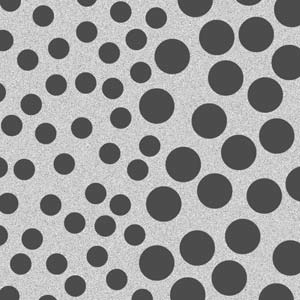
#> input picture graduacao/embarcados/digital-image-processing/second_list/images/Figura 9.43.png, 300 x 300 px
$ jupyter execute q4.ipynb
#> lines starting #> are read from the running program, lines starting #| are printed output that depends on the picture
**Processamento Digital de Imagens - 2022/01**<br/>
**Engenharia da Computação**<br/>
**Aluno:** Gabriel Soares Baptista, 2018102117<br/>

### Questão 4

[cell 1]
import numpy as np
import matplotlib.pyplot as plt
from skimage import morphology

### Resolução

Primeiro lemos a imagem que iremos adicionar a fronteira.

[cell 2]
image = plt.imread('../images/Figura 9.43.png')
#> image is the input picture: shape (300, 300) float32; min 0.184, max 0.969, mean 0.601

plt.imshow(image, cmap='gray')
plt.show()

Inicialmente, aplica-se um fechamento para conseguirmos obter a área apenas com os círculos maiores, isto é, segmentar a área com a textura de círculos maiores.

[cell 3]
# closing
selem = morphology.disk(13)
image0 = morphology.dilation(image, footprint=selem)
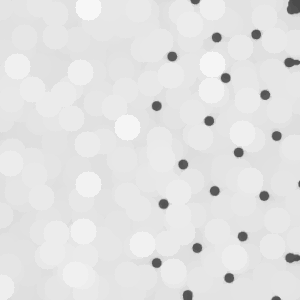
#> image0: shape (300, 300) float32; min 0.294, max 0.969, mean 0.891
image0 = morphology.erosion(image0, footprint=selem)
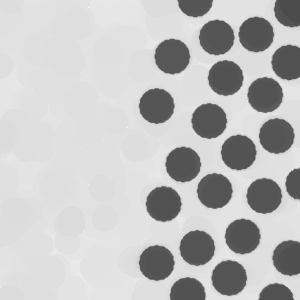
#> image0: shape (300, 300) float32; min 0.294, max 0.969, mean 0.75

plt.imshow(image0, cmap='gray')
plt.show()

Após o fechamento, queremos unir toda área em que a textura é a mesma, portanto, aplica-se uma abertura para que os discos se unam e se tornem apenas uma área.

[cell 4]
selem = morphology.disk(60)

# opening
image1 = morphology.erosion(image0, footprint=selem)
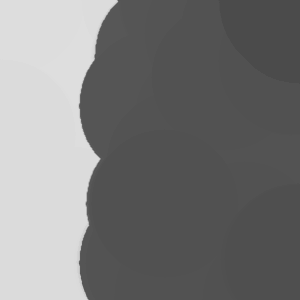
#> image1: shape (300, 300) float32; min 0.294, max 0.871, mean 0.479
image1 = morphology.dilation(image1, footprint=selem)
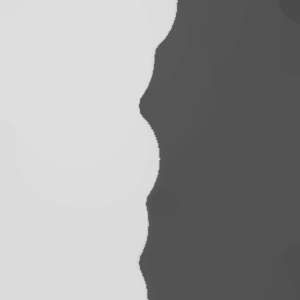
#> image1: shape (300, 300) float32; min 0.294, max 0.871, mean 0.6

plt.imshow(image1, cmap='gray')
plt.show()

Agora podemos obter o gradiente morfológico da imagem acima para encontrar a borda entre as duas texturas da imagem original. O cálculo do gradiente morfológio é feito através da subtração da imagem dilatada pela imagem aplicada de uma erosão.

[cell 5]
selem = morphology.rectangle(2, 2)

# morphological gradient
gradient0 = morphology.dilation(image1, footprint=selem)
gradient1 = morphology.erosion(image1, footprint=selem)
gradient = gradient0 - gradient1
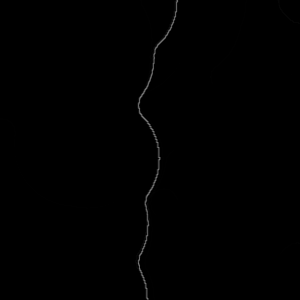
#> gradient: shape (300, 300) float32; min 0, max 0.471, mean 0.00249

plt.imshow(gradient, cmap='gray')
plt.show()

Unindo a borda encontrada com a imagem original obtemos uma imagem com uma borda de divisão entra as duas texturas diferentes.

[cell 6]
plt.imshow(gradient + image, cmap='gray')
plt.show()
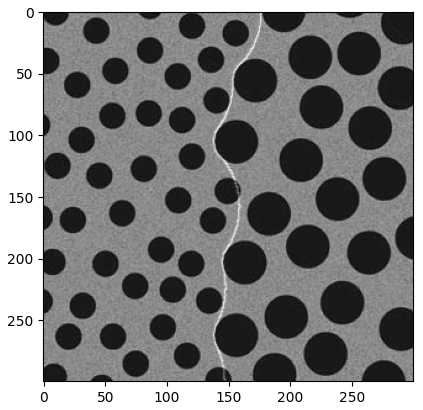
#> figure drawn by matplotlib, 1 panel

Podemos reconstruir a imagem original do livro através dos resultados obtidos.

[cell 7]
_, axs = plt.subplots(2, 2, figsize=(6, 6), sharex=True, sharey=True)
axs[0][0].imshow(image, cmap='gray')
axs[0][0].set_title('a')
axs[0][1].imshow(image0, cmap='gray')
axs[0][1].set_title('b')
axs[1][0].imshow(image1, cmap='gray')
axs[1][0].set_title('c')
axs[1][1].imshow(gradient + image, cmap='gray')
axs[1][1].set_title('d')
plt.tight_layout()
plt.show()
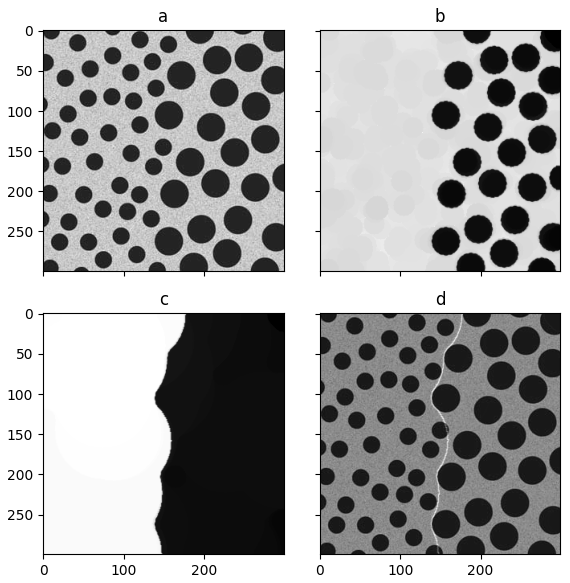
#> figure drawn by matplotlib, 4 panels
